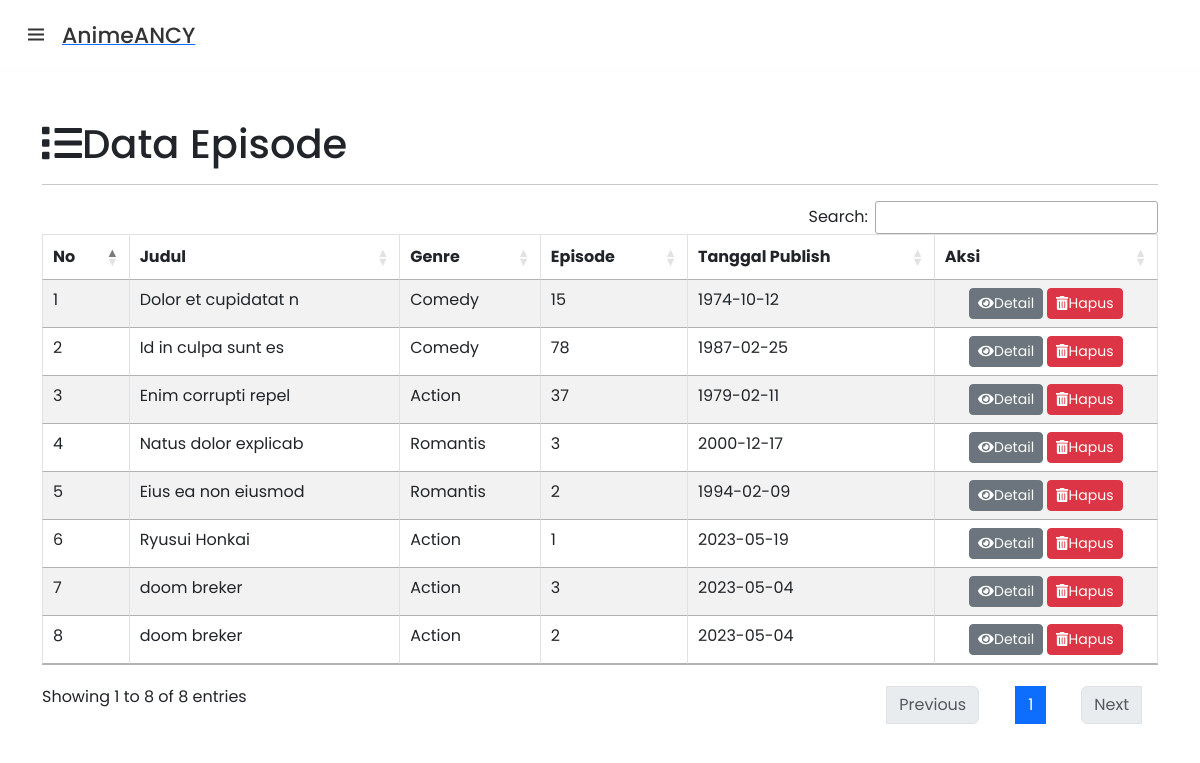
/episode.php (signed in), run on the app's committed database.
### tables this page shows
CREATE TABLE `episode` (
  `id_episode` int NOT NULL,
  `id_judul` int NOT NULL,
  `judul` varchar(255) NOT NULL,
  `genre` varchar(255) NOT NULL,
  `episode` varchar(255) NOT NULL,
  `tgl` date NOT NULL,
  `foto` varchar(255) DEFAULT NULL
);

### config/controller.php (called while the page is built, shortened)
<?php
function select($query){
    global $db;
    $result = mysqli_query($db, $query);
    $rows = [];
    while ($row = mysqli_fetch_assoc($result)) {
       $rows[] = $row;
    }
    return $rows;
}
?>

### episode.php (the view, shortened to what this page needs)
<?php
include 'layout/navbar.php';
$data_episode = select("SELECT * FROM episode ORDER BY id_episode DESC");
?>
<div class="container mt-5">
  <h1><i class="fas fa-list"></i>Data Episode</h1>
<hr>
  <table class="table table-bordered table-striped mt-3" id="table">
  <thead>
      <tr>
        <th>No</th>
        <th>Judul</th>
        <th>Genre</th>
        <th>Episode</th>
        <th>Tanggal Publish</th>
        <th>Aksi</th>
      </tr>
  </thead>
<tbody>
    <?php $no = 1;
    ?>
    <?php foreach ($data_episode as $episode) : ?>
        <tr>
            <td><?= $no++; ?></td>
            <td><?= $episode['judul']; ?></td>
            <td><?= $episode['genre']; ?></td>
            <td><?= $episode['episode']; ?></td>
            <td><?= $episode['tgl']; ?></td>
            <td class="text-center" width="20%">
                <a href="detail-episode.php?id_episode=<?= $episode['id_episode']; ?>"
                class="btn btn-secondary btn-sm"><i class="fas fa-eye"></i>Detail</a>
                <a href="hapus-episode.php?id_episode=<?= $episode['id_episode']; ?>"
                class="btn btn-danger btn-sm" onclick="return confirm('apakah anda yakin menghapusnya.?');">
                <i class="fas fa-trash-alt"></i>Hapus</a>
            </td>
        </tr>
    <?php endforeach; ?>
</tbody>
</table>
</div>
<?php include 'layout/footer.php'; ?>

### css/style.css (style rules this page uses)
* { margin: 0; padding: 0; box-sizing: border-box; font-family: "Poppins", sans-serif; }
body { min-height: 100%; background: #e3f2fd; }

### data on the page
episode: judul "Dolor et cupidatat n", genre "Comedy", episode "15", tgl "1974-10-12"
episode: judul "Id in culpa sunt es", genre "Comedy", episode "78", tgl "1987-02-25"
episode: judul "Enim corrupti repel", genre "Action", episode "37", tgl "1979-02-11"
episode: judul "Natus dolor explicab", genre "Romantis", episode "3", tgl "2000-12-17"
episode: judul "Eius ea non eiusmod", genre "Romantis", episode "2", tgl "1994-02-09"
episode: judul "Ryusui Honkai", genre "Action", episode "1", tgl "2023-05-19"
episode: judul "doom breker", genre "Action", episode "3", tgl "2023-05-04"
episode: judul "doom breker", genre "Action", episode "2", tgl "2023-05-04"
